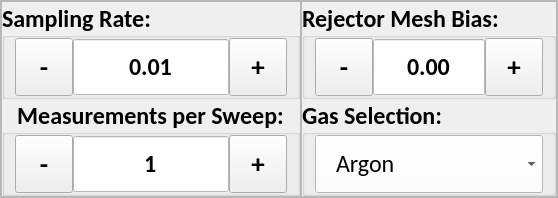
         <widget class="QFrame" name="frame_18">
          <property name="frameShape">
           <enum>QFrame::StyledPanel</enum>
          </property>
          <property name="frameShadow">
           <enum>QFrame::Raised</enum>
          </property>
          <layout class="QHBoxLayout" name="horizontalLayout_29">
           <property name="spacing">
            <number>0</number>
           </property>
           <property name="leftMargin">
            <number>0</number>
           </property>
           <property name="topMargin">
            <number>0</number>
           </property>
           <property name="rightMargin">
            <number>0</number>
           </property>
           <property name="bottomMargin">
            <number>0</number>
           </property>
           <item>
            <widget class="QFrame" name="frame_19">
             <property name="frameShape">
              <enum>QFrame::StyledPanel</enum>
             </property>
             <property name="frameShadow">
              <enum>QFrame::Raised</enum>
             </property>
             <layout class="QVBoxLayout" name="verticalLayout_20">
              <property name="spacing">
               <number>0</number>
              </property>
              <property name="leftMargin">
               <number>0</number>
              </property>
              <property name="topMargin">
               <number>0</number>
              </property>
              <property name="rightMargin">
               <number>0</number>
              </property>
              <property name="bottomMargin">
               <number>0</number>
              </property>
              <item>
               <widget class="QGroupBox" name="iea_sampling_rate_gb">
                <property name="font">
                 <font>
                  <family>Calibri</family>
                  <pointsize>18</pointsize>
                  <weight>75</weight>
                  <bold>true</bold>
                 </font>
                </property>
                <property name="styleSheet">
                 <string notr="true"/>
                </property>
                <property name="title">
                 <string>Sampling Rate:</string>
                </property>
                <property name="alignment">
                 <set>Qt::AlignLeading|Qt::AlignLeft|Qt::AlignVCenter</set>
                </property>
                <layout class="QHBoxLayout" name="horizontalLayout_30">
                 <property name="spacing">
                  <number>0</number>
                 </property>
                 <property name="leftMargin">
                  <number>10</number>
                 </property>
                 <property name="topMargin">
                  <number>0</number>
                 </property>
                 <property name="rightMargin">
                  <number>10</number>
                 </property>
                 <property name="bottomMargin">
                  <number>0</number>
                 </property>
                 <item>
                  <widget class="QToolButton" name="iea_sampling_rate_minus">
                   <property name="minimumSize">
                    <size>
                     <width>58</width>
                     <height>58</height>
                    </size>
                   </property>
                   <property name="maximumSize">
                    <size>
                     <width>58</width>
                     <height>58</height>
                    </size>
                   </property>
                   <property name="font">
                    <font>
                     <pointsize>20</pointsize>
                     <weight>75</weight>
                     <bold>true</bold>
                    </font>
                   </property>
                   <property name="text">
                    <string>-</string>
                   </property>
                  </widget>
                 </item>
                 <item>
                  <widget class="QDoubleSpinBox" name="iea_sampling_rate_input">
                   <property name="minimumSize">
                    <size>
                     <width>0</width>
                     <height>58</height>
                    </size>
                   </property>
                   <property name="maximumSize">
                    <size>
                     <width>1000</width>
                     <height>58</height>
                    </size>
                   </property>
                   <property name="font">
                    <font>
                     <family>Calibri</family>
                     <pointsize>18</pointsize>
                    </font>
                   </property>
                   <property name="focusPolicy">
                    <enum>Qt::NoFocus</enum>
                   </property>
                   <property name="layoutDirection">
                    <enum>Qt::LeftToRight</enum>
                   </property>
                   <property name="styleSheet">
                    <string notr="true">QDoubleSpinBox {
	background-color: #FFFFFF;
}</string>
                   </property>
                   <property name="alignment">
                    <set>Qt::AlignCenter</set>
                   </property>
                   <property name="readOnly">
                    <bool>true</bool>
                   </property>
                   <property name="buttonSymbols">
                    <enum>QAbstractSpinBox::NoButtons</enum>
                   </property>
                   <property name="correctionMode">
                    <enum>QAbstractSpinBox::CorrectToPreviousValue</enum>
                   </property>
                   <property name="showGroupSeparator" stdset="0">
                    <bool>false</bool>
                   </property>
                   <property name="decimals">
                    <number>2</number>
                   </property>
                   <property name="minimum">
                    <double>0.010000000000000</double>
                   </property>
                   <property name="maximum">
                    <double>10000.000000000000000</double>
                   </property>
                   <property name="value">
                    <double>0.010000000000000</double>
                   </property>
                  </widget>
                 </item>
                 <item>
                  <widget class="QToolButton" name="iea_sampling_rate_plus">
                   <property name="minimumSize">
                    <size>
                     <width>58</width>
                     <height>58</height>
                    </size>
                   </property>
                   <property name="maximumSize">
                    <size>
                     <width>16777215</width>
                     <height>58</height>
                    </size>
                   </property>
                   <property name="font">
                    <font>
                     <pointsize>20</pointsize>
                     <weight>75</weight>
                     <bold>true</bold>
                    </font>
                   </property>
                   <property name="focusPolicy">
                    <enum>Qt::NoFocus</enum>
                   </property>
                   <property name="text">
                    <string>+</string>
                   </property>
                  </widget>
                 </item>
                </layout>
               </widget>
              </item>
              <item>
               <widget class="QGroupBox" name="iea_num_measurements_gb">
                <property name="font">
                 <font>
                  <family>Calibri</family>
                  <pointsize>18</pointsize>
                  <weight>75</weight>
                  <bold>true</bold>
                 </font>
                </property>
                <property name="title">
                 <string>Measurements per Sweep:</string>
                </property>
                <property name="alignment">
                 <set>Qt::AlignCenter</set>
                </property>
                <layout class="QHBoxLayout" name="horizontalLayout_31">
                 <property name="spacing">
                  <number>0</number>
                 </property>
                 <property name="leftMargin">
                  <number>10</number>
                 </property>
                 <property name="topMargin">
                  <number>0</number>
                 </property>
                 <property name="rightMargin">
                  <number>10</number>
                 </property>
                 <property name="bottomMargin">
                  <number>0</number>
                 </property>
                 <item>
                  <widget class="QToolButton" name="iea_num_measurements_minus">
                   <property name="minimumSize">
                    <size>
                     <width>58</width>
                     <height>58</height>
                    </size>
                   </property>
                   <property name="maximumSize">
                    <size>
                     <width>58</width>
                     <height>58</height>
                    </size>
                   </property>
                   <property name="font">
                    <font>
                     <pointsize>20</pointsize>
                     <weight>75</weight>
                     <bold>true</bold>
                    </font>
                   </property>
                   <property name="text">
                    <string>-</string>
                   </property>
                  </widget>
                 </item>
                 <item>
                  <widget class="QDoubleSpinBox" name="iea_num_measurements_input">
                   <property name="minimumSize">
                    <size>
                     <width>0</width>
                     <height>58</height>
                    </size>
                   </property>
                   <property name="maximumSize">
                    <size>
                     <width>1000</width>
                     <height>58</height>
                    </size>
                   </property>
                   <property name="font">
                    <font>
                     <family>Calibri</family>
                     <pointsize>18</pointsize>
                    </font>
                   </property>
                   <property name="styleSheet">
                    <string notr="true">QDoubleSpinBox {
	background-color: #FFFFFF;
}</string>
                   </property>
                   <property name="alignment">
                    <set>Qt::AlignCenter</set>
                   </property>
                   <property name="readOnly">
                    <bool>true</bool>
                   </property>
                   <property name="buttonSymbols">
                    <enum>QAbstractSpinBox::NoButtons</enum>
                   </property>
                   <property name="correctionMode">
                    <enum>QAbstractSpinBox::CorrectToPreviousValue</enum>
                   </property>
                   <property name="showGroupSeparator" stdset="0">
                    <bool>false</bool>
                   </property>
                   <property name="decimals">
                    <number>0</number>
                   </property>
                   <property name="minimum">
                    <double>1.000000000000000</double>
                   </property>
                   <property name="maximum">
                    <double>10000.000000000000000</double>
                   </property>
                  </widget>
                 </item>
                 <item>
                  <widget class="QToolButton" name="iea_num_measurements_plus">
                   <property name="minimumSize">
                    <size>
                     <width>58</width>
                     <height>58</height>
                    </size>
                   </property>
                   <property name="maximumSize">
                    <size>
                     <width>16777215</width>
                     <height>58</height>
                    </size>
                   </property>
                   <property name="font">
                    <font>
                     <pointsize>20</pointsize>
                     <weight>75</weight>
                     <bold>true</bold>
                    </font>
                   </property>
                   <property name="focusPolicy">
                    <enum>Qt::NoFocus</enum>
                   </property>
                   <property name="text">
                    <string>+</string>
                   </property>
                  </widget>
                 </item>
                </layout>
               </widget>
              </item>
             </layout>
            </widget>
           </item>
           <item>
            <widget class="QFrame" name="frame_20">
             <property name="frameShape">
              <enum>QFrame::StyledPanel</enum>
             </property>
             <property name="frameShadow">
              <enum>QFrame::Raised</enum>
             </property>
             <layout class="QVBoxLayout" name="verticalLayout_21">
              <property name="spacing">
               <number>0</number>
              </property>
              <property name="leftMargin">
               <number>0</number>
              </property>
              <property name="topMargin">
               <number>0</number>
              </property>
              <property name="rightMargin">
               <number>0</number>
              </property>
              <property name="bottomMargin">
               <number>0</number>
              </property>
              <item>
               <widget class="QGroupBox" name="iea_rejector_mesh_bias_gb">
                <property name="font">
                 <font>
                  <family>Calibri</family>
                  <pointsize>18</pointsize>
                  <weight>75</weight>
                  <bold>true</bold>
                 </font>
                </property>
                <property name="styleSheet">
                 <string notr="true"/>
                </property>
                <property name="title">
                 <string>Rejector Mesh Bias:</string>
                </property>
                <property name="alignment">
                 <set>Qt::AlignLeading|Qt::AlignLeft|Qt::AlignVCenter</set>
                </property>
                <layout class="QHBoxLayout" name="horizontalLayout_33">
                 <property name="spacing">
                  <number>0</number>
                 </property>
                 <property name="leftMargin">
                  <number>10</number>
                 </property>
                 <property name="topMargin">
                  <number>0</number>
                 </property>
                 <property name="rightMargin">
                  <number>10</number>
                 </property>
                 <property name="bottomMargin">
                  <number>0</number>
                 </property>
                 <item>
                  <widget class="QToolButton" name="iea_rejector_mesh_bias_minus">
                   <property name="minimumSize">
                    <size>
                     <width>58</width>
                     <height>58</height>
                    </size>
                   </property>
                   <property name="maximumSize">
                    <size>
                     <width>58</width>
                     <height>58</height>
                    </size>
                   </property>
                   <property name="font">
                    <font>
                     <pointsize>20</pointsize>
                     <weight>75</weight>
                     <bold>true</bold>
                    </font>
                   </property>
                   <property name="text">
                    <string>-</string>
                   </property>
                  </widget>
                 </item>
                 <item>
                  <widget class="QDoubleSpinBox" name="iea_rejector_mesh_bias_input">
                   <property name="minimumSize">
                    <size>
                     <width>0</width>
                     <height>58</height>
                    </size>
                   </property>
                   <property name="maximumSize">
                    <size>
                     <width>1000</width>
                     <height>58</height>
                    </size>
                   </property>
                   <property name="font">
                    <font>
                     <family>Calibri</family>
                     <pointsize>18</pointsize>
                    </font>
                   </property>
                   <property name="focusPolicy">
                    <enum>Qt::NoFocus</enum>
                   </property>
                   <property name="layoutDirection">
                    <enum>Qt::LeftToRight</enum>
                   </property>
                   <property name="styleSheet">
                    <string notr="true">QDoubleSpinBox {
	background-color: #FFFFFF;
}</string>
                   </property>
                   <property name="alignment">
                    <set>Qt::AlignCenter</set>
                   </property>
                   <property name="readOnly">
                    <bool>true</bool>
                   </property>
                   <property name="buttonSymbols">
                    <enum>QAbstractSpinBox::NoButtons</enum>
                   </property>
                   <property name="correctionMode">
                    <enum>QAbstractSpinBox::CorrectToPreviousValue</enum>
                   </property>
                   <property name="showGroupSeparator" stdset="0">
                    <bool>false</bool>
                   </property>
                   <property name="decimals">
                    <number>2</number>
                   </property>
                   <property name="minimum">
                    <double>-10000.000000000000000</double>
                   </property>
                   <property name="maximum">
                    <double>10000.000000000000000</double>
                   </property>
                  </widget>
                 </item>
                 <item>
                  <widget class="QToolButton" name="iea_rejector_mesh_bias_plus">
                   <property name="minimumSize">
                    <size>
                     <width>58</width>
                     <height>58</height>
                    </size>
                   </property>
                   <property name="maximumSize">
                    <size>
                     <width>16777215</width>
                     <height>58</height>
                    </size>
                   </property>
                   <property name="font">
                    <font>
                     <pointsize>20</pointsize>
                     <weight>75</weight>
                     <bold>true</bold>
                    </font>
                   </property>
                   <property name="focusPolicy">
                    <enum>Qt::NoFocus</enum>
                   </property>
                   <property name="text">
                    <string>+</string>
                   </property>
                  </widget>
                 </item>
                </layout>
               </widget>
              </item>
              <item>
               <widget class="QGroupBox" name="iea_gas_select_gb">
                <property name="font">
                 <font>
                  <family>Calibri</family>
                  <pointsize>18</pointsize>
                  <weight>75</weight>
                  <bold>true</bold>
                 </font>
                </property>
                <property name="styleSheet">
                 <string notr="true"/>
                </property>
                <property name="title">
                 <string>Gas Selection:</string>
                </property>
                <property name="alignment">
                 <set>Qt::AlignLeading|Qt::AlignLeft|Qt::AlignVCenter</set>
                </property>
                <layout class="QVBoxLayout" name="verticalLayout_32">
                 <property name="spacing">
                  <number>0</number>
                 </property>
                 <property name="leftMargin">
                  <number>10</number>
                 </property>
                 <property name="topMargin">
                  <number>0</number>
                 </property>
                 <property name="rightMargin">
                  <number>10</number>
                 </property>
                 <property name="bottomMargin">
                  <number>0</number>
                 </property>
                 <item>
                  <widget class="QComboBox" name="iea_gas_select_cb">
                   <property name="minimumSize">
                    <size>
                     <width>0</width>
                     <height>58</height>
                    </size>
                   </property>
                   <property name="maximumSize">
                    <size>
                     <width>1000</width>
                     <height>58</height>
                    </size>
                   </property>
                   <property name="font">
                    <font>
                     <family>Calibri</family>
                     <pointsize>18</pointsize>
                     <weight>50</weight>
                     <bold>false</bold>
                    </font>
                   </property>
                   <property name="cursor">
                    <cursorShape>PointingHandCursor</cursorShape>
                   </property>
                   <property name="styleSheet">
                    <string notr="true">QComboBox {
	background-color: #FFFFFF;
	padding-left: 20px;
	text-align: left;
}

QComboBox:focus {
    outline: none; 
    border: 1px solid gray;
}

QComboBox QAbstractItemView {
    selection-background-color: white;
    selection-color: black; 
}
</string>
                   </property>
                   <property name="frame">
                    <bool>true</bool>
                   </property>
                   <item>
                    <property name="text">
                     <string>Argon</string>
                    </property>
                   </item>
                   <item>
                    <property name="text">
                     <string>Helium</string>
                    </property>
                   </item>
                   <item>
                    <property name="text">
                     <string>Nitrogen</string>
                    </property>
                   </item>
                   <item>
                    <property name="text">
                     <string>CO2</string>
                    </property>
                   </item>
                   <item>
                    <property name="text">
                     <string>Oxygen</string>
                    </property>
                   </item>
                   <item>
                    <property name="text">
                     <string>Helium</string>
                    </property>
                   </item>
                  </widget>
                 </item>
                </layout>
               </widget>
              </item>
             </layout>
            </widget>
           </item>
          </layout>
         </widget>
